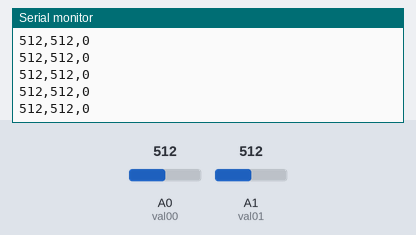
This sketch was run on a simulated Arduino Uno, built with avr-gcc and run on an emulated ATmega328P. On the bench: the last lines printed to the serial monitor. The test bench sets the inputs (shaded band); at power-on: A0 (val00) = 512, A1 (val01) = 512.

Above: at 1.2 s.
1.3 s: A0 (val00) set to 988
At 1.9 s:
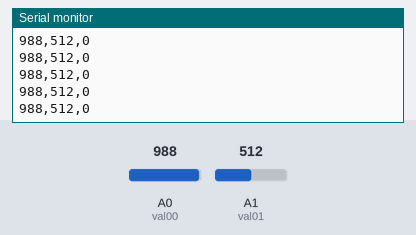
2.8 s: A0 (val00) set to 1016
At 3.6 s:
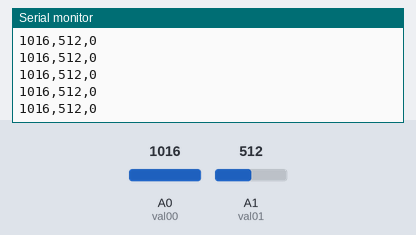
Timing chart, 0 to 5.8 s (numbered marks = the images above; inputs shaded):
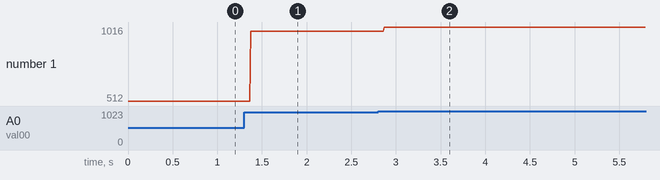

Measured:
- after the input at 1.3 s, the serial monitor: prints a new line after 0.07 s (image 1)
- after the input at 2.8 s, the serial monitor: prints a new line after 0.07 s (image 2)
- plotted number 1: 512 → 988 after the input at 1.3 s, 988 → 1016 after the input at 2.8 s

The sketch:

Assignment_1.ino
```cpp
// Edited from public code by James Reeve, 2018
const int val00 = A0;  // Potentiometer 1 - Harmonicity
const int val01 = A1;  // Potentiometer 2 - Duration
const int buttonPin = 2;
int buttonState = 0;

void setup()
{
  Serial.begin(9600);
}

void loop()
{
  Serial.print(analogRead(val00));
  Serial.print(",");
  Serial.print(analogRead(val01));
  Serial.print(",");
  Serial.println(digitalRead(buttonState));
}
```
